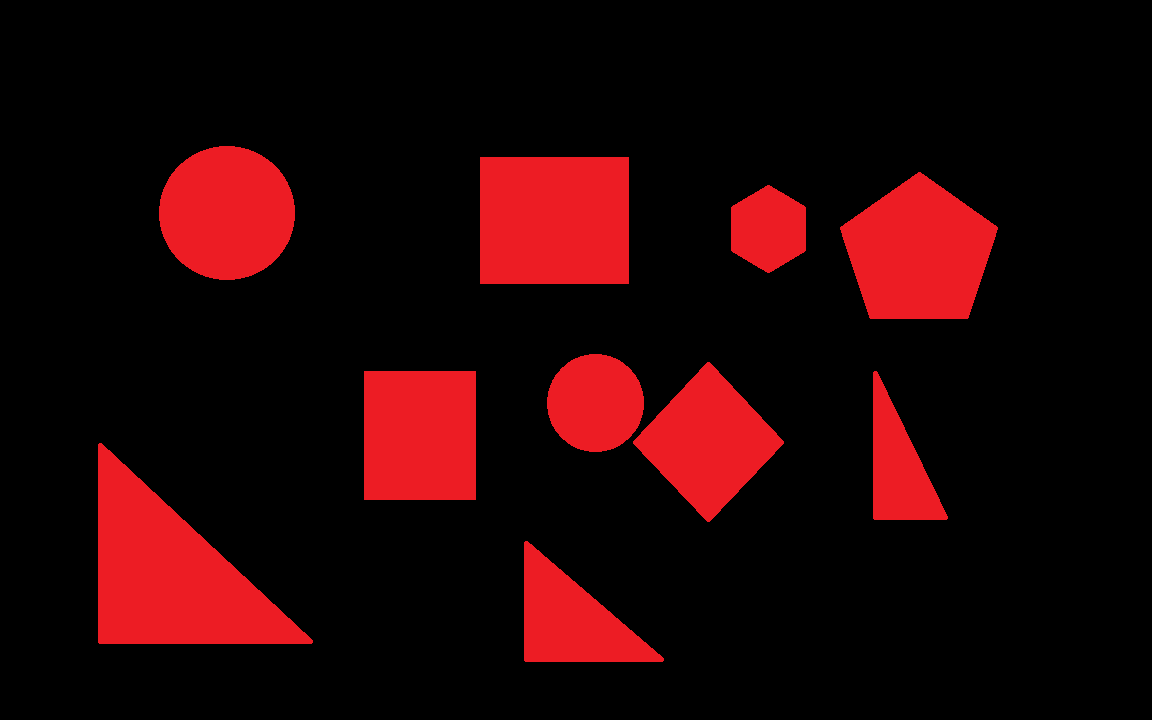
#> input picture resources/shapes.png, 1152 x 720 px, found by its file name
$ python main.py
#> lines starting #> are read from the running program, lines starting #| are printed output that depends on the picture; after the words box and inside, x2 and y2 are one past the last pixel; in counts of white or black regions, pixels touching at a corner belong together
### week 3/shape_detector.py
import cv2

# this is the shape detector class that will be used to detect the shapes in the video stream
# this class will have two methods: detect and draw
# the detect method will be used to detect the shape in the video stream
# the draw method will be used to draw the shape in the video stream

class ShapeDetector:
    def __init__(self):
        pass

    def detect(self, c):
        # initialize the shape name and approximate the contour
        shape = 'unidentified'
        peri = cv2.arcLength(c, True)
        approx = cv2.approxPolyDP(c, 0.04 * peri, True)

        # if the shape is a triangle, it will have 3 vertices
        if len(approx) == 3:
            shape = 'triangle'

        # if the shape has 4 vertices, it is either a square or a rectangle
        elif len(approx) == 4:
            # compute the bounding box of the contour and use the bounding box to compute the aspect ratio
            (x, y, w, h) = cv2.boundingRect(approx)
            ar = w / float(h)

            # a square will have an aspect ratio that is approximately equal to one, otherwise, the shape is a rectangle
            shape = 'square' if ar >= 0.95 and ar <= 1.05 else 'rectangle'

        # if the shape is a pentagon, it will have 5 vertices
        elif len(approx) == 5:
            shape = 'pentagon'

        # otherwise, we assume the shape is a circle
        else:
            shape = 'circle'

        # return the name of the shape
        return shape

### week 3/main.py
# Language: Python 3

# this is the main code that will be used to detect the shapes in the image using the shape_detector class
# the code will read the image and convert it to grayscale
# then it will apply the gaussian blur to the image to remove the noise
# then it will apply the canny edge detection to detect the edges in the image
# then it will find the contours in the image
# then it will loop through the contours and detect the shape of each contour
# then it will draw the contour and the name of the shape on the image

import cv2
import numpy as np
import imutils
from shape_detector import ShapeDetector
import argparse

# read the image
image = cv2.imread('resources/shapes.png')
#> image is the input picture: shape (720, 1152, 3); mean B, G, R 5.5, 4.3, 36


# convert the image to grayscale, blur it slightly and threshold it
gray_image = cv2.cvtColor(image, cv2.COLOR_BGR2GRAY)
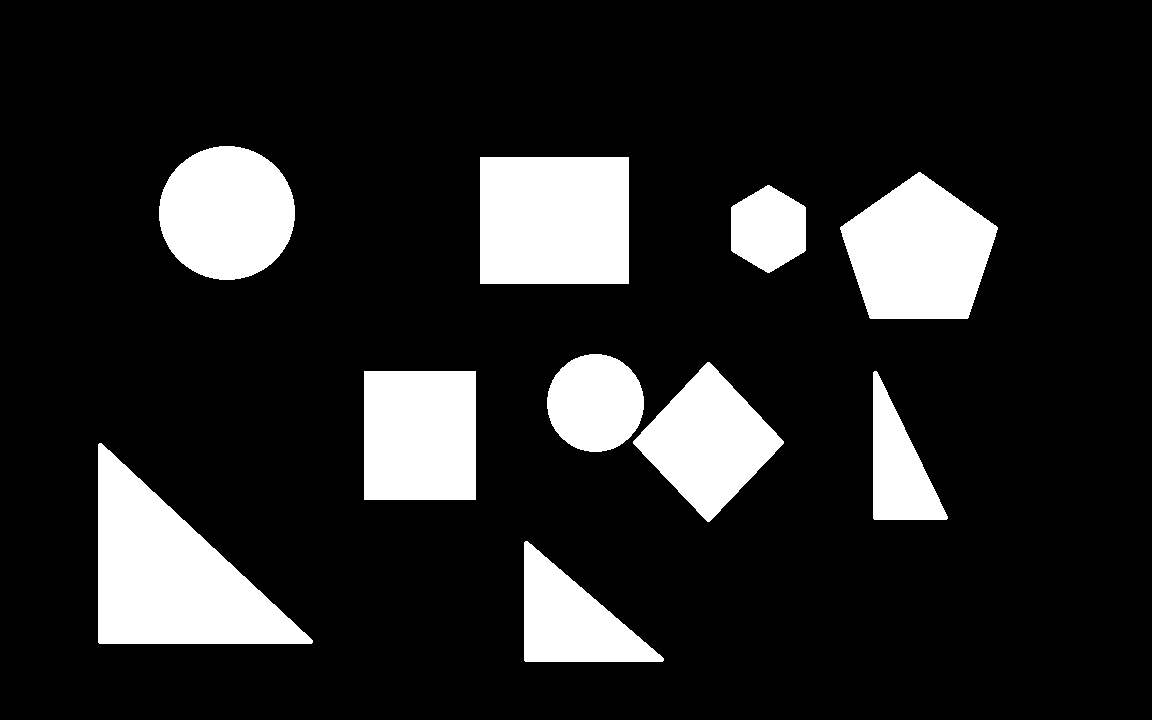
#> gray_image: shape (720, 1152); values 0 (black) and 91 (white), 15.2% white; 10 white regions, largest, box (x1, y1, x2, y2) and area: (98, 443, 313, 644) 22337, (480, 157, 629, 284) 18923, (840, 172, 998, 319) 16228
blurred_image = cv2.GaussianBlur(gray_image, (5, 5), 0)
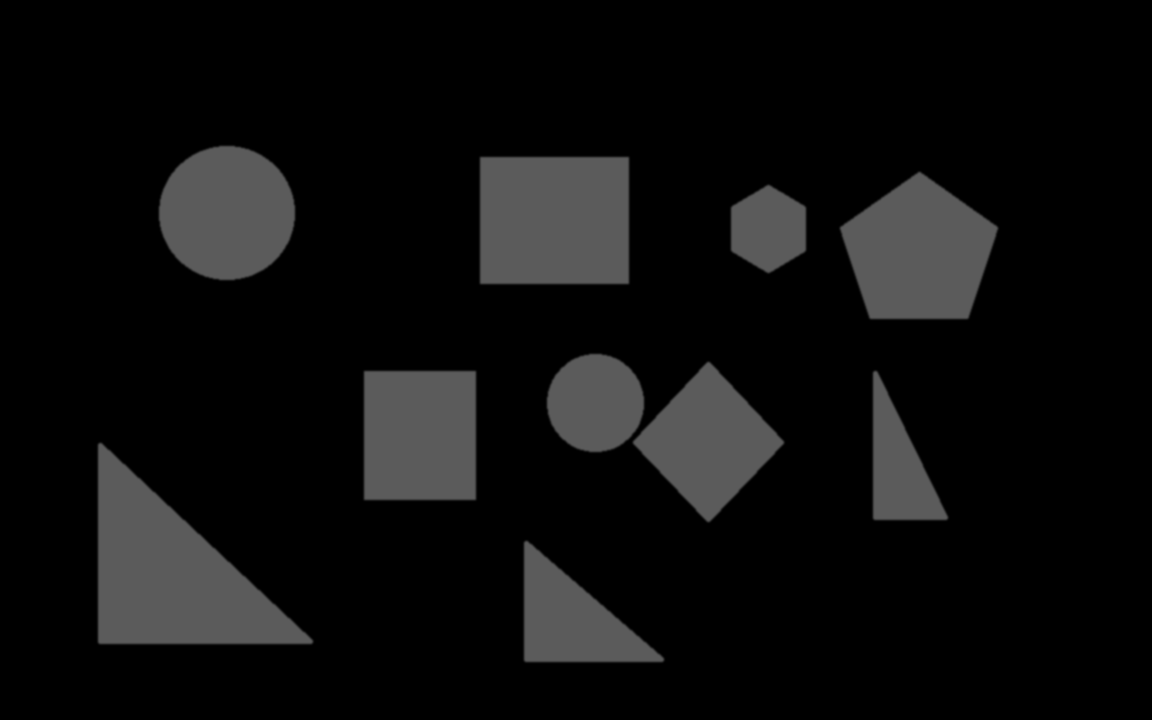
#> blurred_image: shape (720, 1152); min 0, max 91, mean 13.8
thresh = cv2.threshold(blurred_image, 60, 255, cv2.THRESH_BINARY)[1]
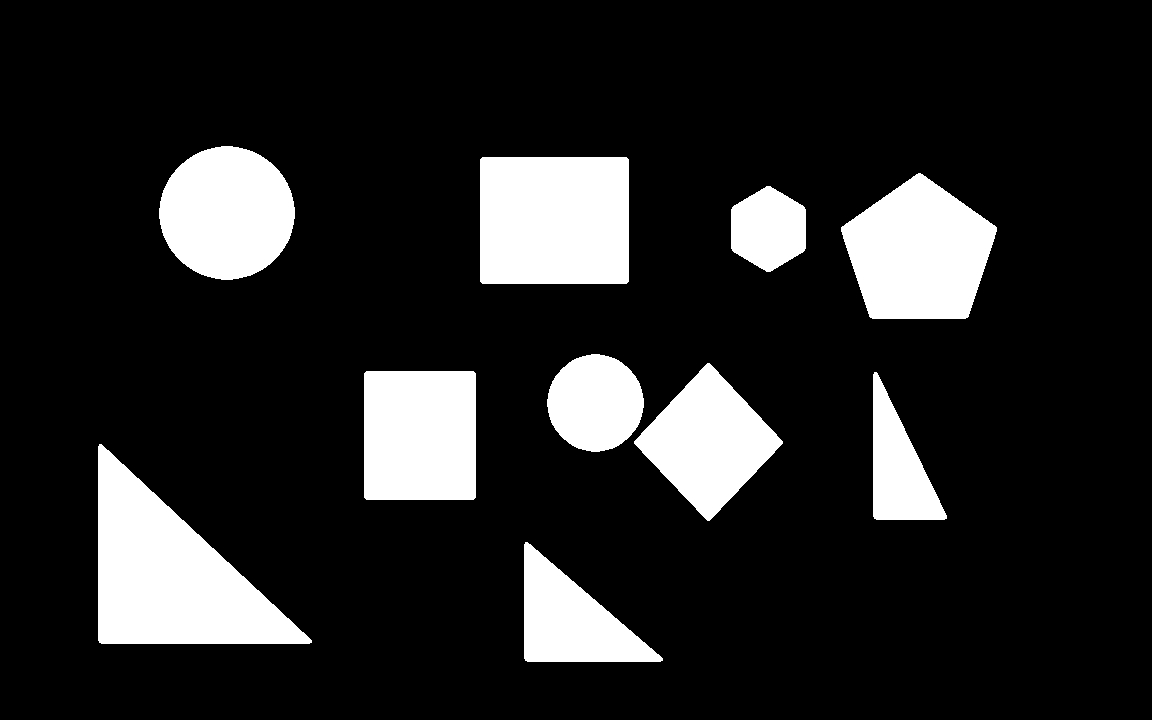
#> thresh: shape (720, 1152); 15% white; 10 white regions

# find contours in the thresholded image and initialize the shape detector
cnts = cv2.findContours(thresh.copy(), cv2.RETR_EXTERNAL, cv2.CHAIN_APPROX_SIMPLE)
#> cnts = 10 contours; largest, box (x1, y1, x2, y2) and area: (98, 444, 312, 644) 21814, (480, 157, 629, 284) 18640, (841, 173, 997, 319) 15830, (364, 371, 476, 500) 14200, (159, 146, 295, 280) 13927
cnts = imutils.grab_contours(cnts)
shape_detector = ShapeDetector()

# initialize lists to store the centroids and the colors
centroids = []
colors = []

# loop over the contours
for c in cnts:
    # compute the center of the contour, then detect the name of the shape using only the contour
    M = cv2.moments(c)
    cX = int((M["m10"] / M["m00"]))
    cY = int((M["m01"] / M["m00"]))
    shape = shape_detector.detect(c)

    # append the centroid coordinates to the list
    centroids.append((cX, cY))
    cv2.circle(image, (cX,cY), 5, (155, 155, 155), -1)

    # append the color to the list
    color = image[cY, cX]
    colors.append(color)

    # draw the contours and the name of the shape on the image
    cv2.drawContours(image, [c], -1, (0, 255, 0), 2)
    cv2.putText(image, shape, (cX+10, cY), cv2.FONT_HERSHEY_SIMPLEX, 0.5, (255, 255, 255), 2)

    # show the output image
    cv2.imshow("Image", image)
#> this loop made 10 passes
#> (cX, cY, shape, peri in detect) on passes 6, 7, 8, 10: (595, 402, 'circle', 318), (768, 228, 'circle', 266.5), (918, 252, 'pentagon', 501.6), (226, 212, 'circle', 442.3)
#> (cX, cY, shape, peri in detect, approx in detect) on passes 1 to 3: (571, 620, 'triangle', 443.7, [[525, 542], [525, 660], [662, 660]]), (170, 575, 'triangle', 706.8, [[99, 444], [99, 642], [311, 642]]), (897, 467, 'triangle', 396.7, [[874, 372], [873, 516], [944, 519]])
#> pass 1, `cv2.imshow("Image", image)`:
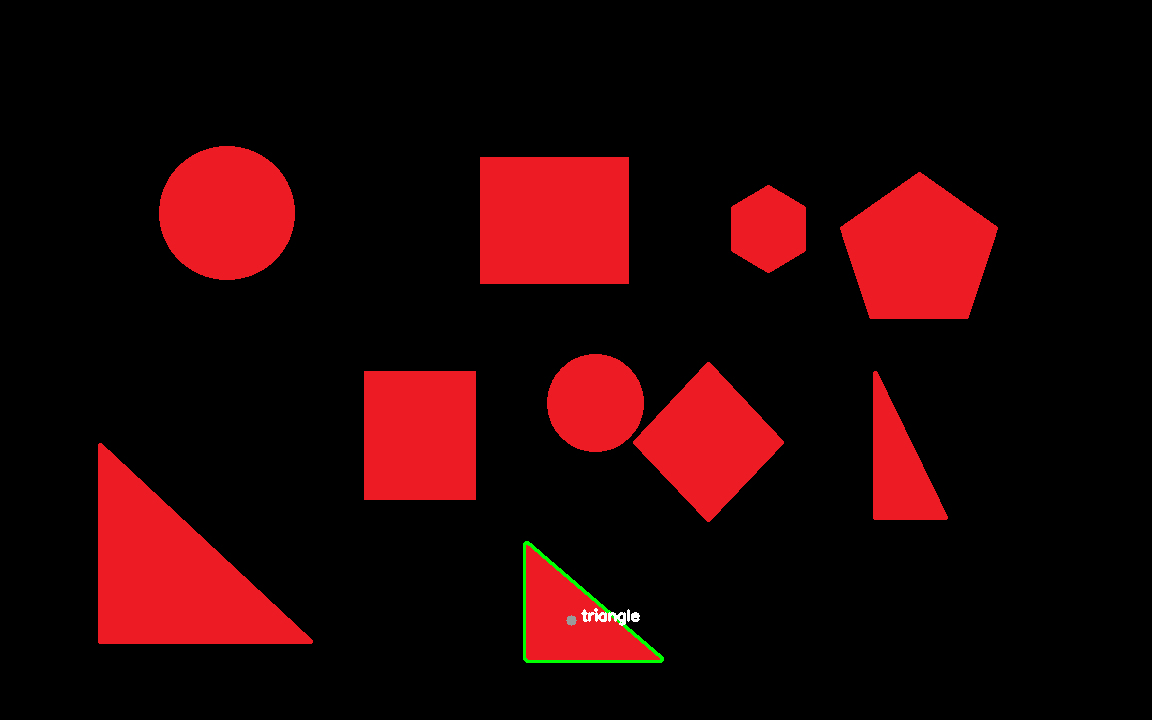
#> window 'Image': shape (720, 1152, 3); mean B, G, R 5.6, 4.8, 35.8
#> after the loop:
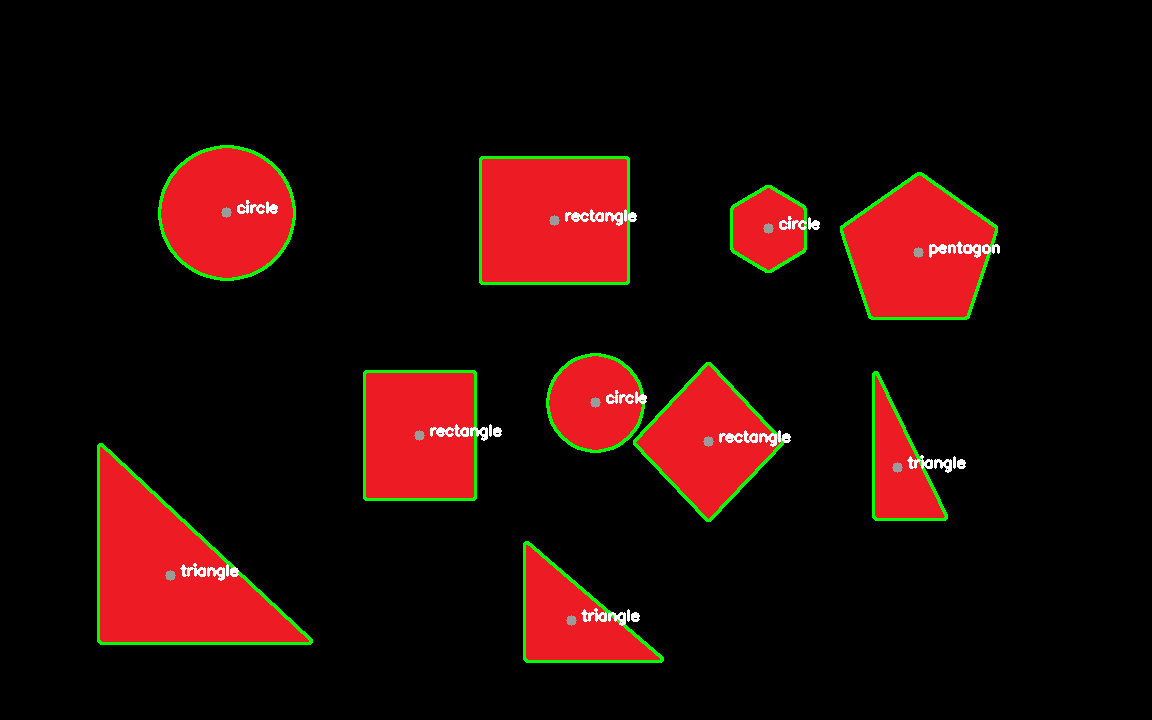
#> image: shape (720, 1152, 3); 2.33% of pixels changed, all inside (x1, y1, x2, y2) = (97, 145, 1000, 663)
#> after the loop, centroids = [(571, 620), (170, 575), (897, 467), (419, 435), (708, 441), (595, 402), (768, 228), (918, 252), (554, 220), (226, 212)]; colors = [[155, 155, 155], [155, 155, 155], [155, 155, 155], [155, 155, 155], [155, 155, 155], [155, 155, 155], [155, 155, 155], [155, 155, 155], [155, 155, 155], [155, 155, 155]]

# Print the color at each centroid
for i, color in enumerate(colors):
    print(f"Color at Centroid {i+1} (B, G, R):", color)
#> this loop made 10 passes
#| Color at Centroid 1 (B, G, R): [155 155 155]
#| Color at Centroid 2 (B, G, R): [155 155 155]
#| Color at Centroid 3 (B, G, R): [155 155 155]
#| Color at Centroid 4 (B, G, R): [155 155 155]
#| Color at Centroid 5 (B, G, R): [155 155 155]
#| Color at Centroid 6 (B, G, R): [155 155 155]
#| Color at Centroid 7 (B, G, R): [155 155 155]
#| Color at Centroid 8 (B, G, R): [155 155 155]
#> (further printed lines are left out)

# Print the centroid coordinates for all shapes and draw a white circle at each centroid
for i, centroid in enumerate(centroids):
    print(f"Centroid {i+1} (x, y):", centroid)
#> this loop made 10 passes
#| Centroid 1 (x, y): (571, 620)
#| Centroid 2 (x, y): (170, 575)
#| Centroid 3 (x, y): (897, 467)
#| Centroid 4 (x, y): (419, 435)
#| Centroid 5 (x, y): (708, 441)
#| Centroid 6 (x, y): (595, 402)
#| Centroid 7 (x, y): (768, 228)
#| Centroid 8 (x, y): (918, 252)
#> (further printed lines are left out)


cv2.waitKey(0)
